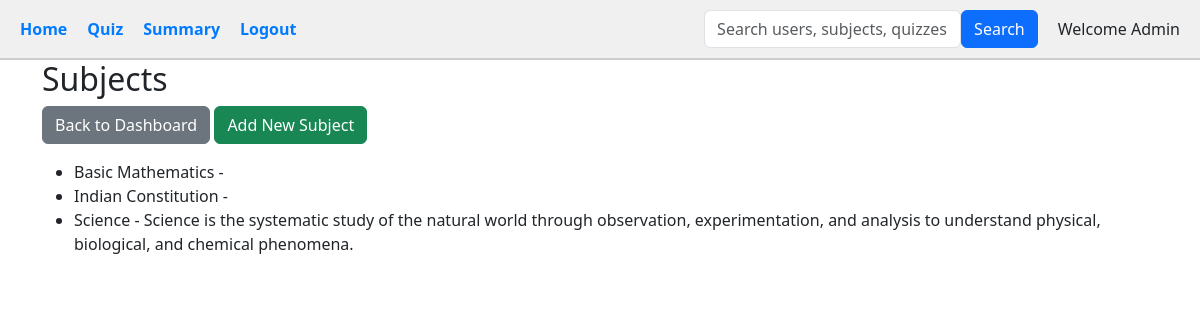
/admin/subjects, run on the app's committed database.
### tables this page shows
CREATE TABLE subjects (
        id INTEGER PRIMARY KEY AUTOINCREMENT,
        name TEXT,
        description TEXT
    );

### app.py (the view)
@app.route('/admin/subjects')
def admin_subjects():
    subjects = models.get_subjects()
    return render_template('admin_subjects.html', subjects=subjects)

### app.py (called while the page is built)
@app.teardown_appcontext
def close_connection(_):
    db = getattr(g, '_database', None)
    if db is not None:
        db.close()

### models.py (called while the page is built)
def get_subjects():
    conn = sqlite3.connect('instance/quiz_master.db')
    cur = conn.cursor()
    cur.execute('SELECT id, name, description FROM subjects')
    subjects = cur.fetchall()
    conn.close()
    return subjects

### templates/admin_subjects.html (shortened to what this page needs)
{% extends "admin_base.html" %}
{% block content %}
<h2>Subjects</h2>
<a href="{{ url_for('admin_dashboard') }}" class="btn btn-secondary mb-3">Back to Dashboard</a>
<a href="{{ url_for('add_subject') }}" class="btn btn-success mb-3">Add New Subject</a>
<ul>
  {% for subject in subjects %}
  <li>{{ subject[1] }} - {{ subject[2] }}
  </li>
  {% endfor %}
</ul>
{% endblock %}

### data on the page
subjects: name "Basic Mathematics"
subjects: name "Indian Constitution"
subjects: name "Science", description "Science is the systematic study of the natural world through observation, experimentation, and analysis to understand physical, biological, and chemical phenomena."
